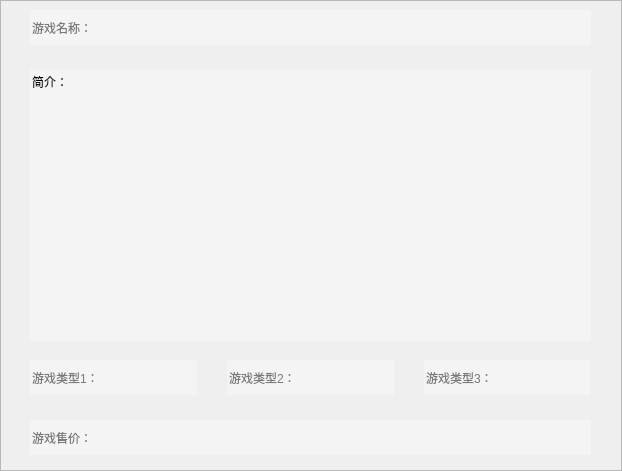
       <widget class="QFrame" name="frame">
        <property name="geometry">
         <rect>
          <x>200</x>
          <y>99</y>
          <width>622</width>
          <height>471</height>
         </rect>
        </property>
        <property name="styleSheet">
         <string notr="true">QLineEdit{
background-color: rgb(255, 255, 255,80);
border: none
}

QTextEdit{
background-color: rgb(255, 255, 255,80);
border: none
}</string>
        </property>
        <property name="frameShape">
         <enum>QFrame::StyledPanel</enum>
        </property>
        <property name="frameShadow">
         <enum>QFrame::Raised</enum>
        </property>
        <widget class="QLineEdit" name="lineEdit_gameName">
         <property name="geometry">
          <rect>
           <x>30</x>
           <y>10</y>
           <width>561</width>
           <height>35</height>
          </rect>
         </property>
         <property name="sizePolicy">
          <sizepolicy hsizetype="Expanding" vsizetype="Fixed">
           <horstretch>0</horstretch>
           <verstretch>0</verstretch>
          </sizepolicy>
         </property>
         <property name="minimumSize">
          <size>
           <width>0</width>
           <height>35</height>
          </size>
         </property>
         <property name="styleSheet">
          <string notr="true"/>
         </property>
         <property name="text">
          <string/>
         </property>
         <property name="placeholderText">
          <string>游戏名称：</string>
         </property>
        </widget>
        <widget class="QLineEdit" name="lineEdit_gameType1">
         <property name="geometry">
          <rect>
           <x>424</x>
           <y>360</y>
           <width>166</width>
           <height>35</height>
          </rect>
         </property>
         <property name="sizePolicy">
          <sizepolicy hsizetype="Expanding" vsizetype="Fixed">
           <horstretch>0</horstretch>
           <verstretch>0</verstretch>
          </sizepolicy>
         </property>
         <property name="minimumSize">
          <size>
           <width>0</width>
           <height>35</height>
          </size>
         </property>
         <property name="placeholderText">
          <string>游戏类型3：</string>
         </property>
        </widget>
        <widget class="QLineEdit" name="lineEdit_gamePrice">
         <property name="geometry">
          <rect>
           <x>30</x>
           <y>420</y>
           <width>561</width>
           <height>35</height>
          </rect>
         </property>
         <property name="sizePolicy">
          <sizepolicy hsizetype="Expanding" vsizetype="Fixed">
           <horstretch>0</horstretch>
           <verstretch>0</verstretch>
          </sizepolicy>
         </property>
         <property name="minimumSize">
          <size>
           <width>0</width>
           <height>35</height>
          </size>
         </property>
         <property name="placeholderText">
          <string>游戏售价：</string>
         </property>
        </widget>
        <widget class="QLineEdit" name="lineEdit_gameType3">
         <property name="geometry">
          <rect>
           <x>30</x>
           <y>360</y>
           <width>167</width>
           <height>35</height>
          </rect>
         </property>
         <property name="sizePolicy">
          <sizepolicy hsizetype="Expanding" vsizetype="Fixed">
           <horstretch>0</horstretch>
           <verstretch>0</verstretch>
          </sizepolicy>
         </property>
         <property name="minimumSize">
          <size>
           <width>0</width>
           <height>35</height>
          </size>
         </property>
         <property name="placeholderText">
          <string>游戏类型1：</string>
         </property>
        </widget>
        <widget class="QLineEdit" name="lineEdit_gameType2">
         <property name="geometry">
          <rect>
           <x>227</x>
           <y>360</y>
           <width>167</width>
           <height>35</height>
          </rect>
         </property>
         <property name="sizePolicy">
          <sizepolicy hsizetype="Expanding" vsizetype="Fixed">
           <horstretch>0</horstretch>
           <verstretch>0</verstretch>
          </sizepolicy>
         </property>
         <property name="minimumSize">
          <size>
           <width>0</width>
           <height>35</height>
          </size>
         </property>
         <property name="placeholderText">
          <string>游戏类型2：</string>
         </property>
        </widget>
        <widget class="QTextEdit" name="textEdit_gameIntroduction">
         <property name="geometry">
          <rect>
           <x>30</x>
           <y>100</y>
           <width>561</width>
           <height>241</height>
          </rect>
         </property>
        </widget>
        <widget class="QLineEdit" name="lineEdit">
         <property name="geometry">
          <rect>
           <x>30</x>
           <y>69</y>
           <width>561</width>
           <height>31</height>
          </rect>
         </property>
         <property name="text">
          <string>简介：</string>
         </property>
         <property name="readOnly">
          <bool>true</bool>
         </property>
        </widget>
       </widget>
